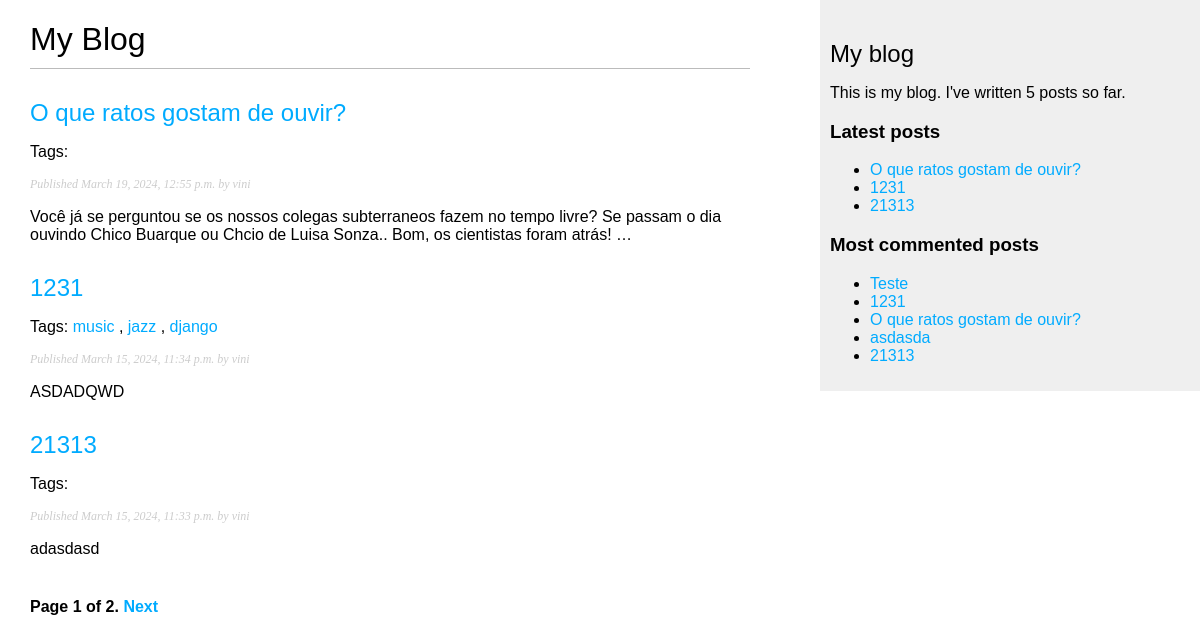
Screenshot of /blog/ with the database file from the repository.
### blog/models.py (models this page shows, shortened)
class Post(models.Model):
	class Status(models.TextChoices):
		DRAFT = 'DF', 'Draft'
		PUBLISHED = 'PB', 'Published'
	title = models.CharField(max_length=250)
	slug = models.SlugField(max_length=250, unique_for_date = 'publish')
	author = models.ForeignKey(
		User,
		on_delete=models.CASCADE,
		related_name='blog_posts'
	)
	body = models.TextField()
	publish = models.DateTimeField(default=timezone.now)
	created = models.DateTimeField(auto_now_add=True)
	updated = models.DateTimeField(auto_now=True)
	status = models.CharField(
		max_length=2,
		choices=Status.choices,
		default=Status.DRAFT
	)
	tags = TaggableManager()
	objects = models.Manager()
	published = PublishedManager()
	class Meta:
		ordering = ['-publish']
		indexes = [
			models.Index(fields=['-publish']),
		]
	def get_absolute_url(self):
		return reverse('blog:post_detail',
			args=[self.publish.year,
			self.publish.month,
			self.publish.day,
			self.slug])

### blog/views.py (the view)
# urls.py: path('', views.post_list, name='post_list'),
def post_list(request, tag_slug=None):
	post_list = Post.published.all()
	tag = None
	if tag_slug:
		tag = get_object_or_404(Tag, slug=tag_slug)
		post_list = post_list.filter(tags__in = [tag])
	paginator = Paginator(post_list, 3)
	page_number = request.GET.get('page', 1)
	try:
		posts = paginator.page(page_number)
	except PageNotAnInteger:
		posts = paginator.page(paginator.num_pages)
	return render(
		request,
		'blog/post/list.html',
		{
			'posts': posts,
			'tag': tag
		}
	)

### blog/models.py (called while the page is built)
	def get_queryset(self):
		return super().get_queryset().filter(status=Post.Status.PUBLISHED)

### blog/templatetags/blog_tags.py (called while the page is built)
@register.simple_tag
def total_posts():
	return Post.published.count()

@register.inclusion_tag('blog/post/latest_posts.html')
def show_latest_posts(count=5):
	latest_posts = Post.published.order_by('-publish')[:count]
	return {'latest_posts': latest_posts}

@register.simple_tag
def get_most_commented_posts(count=5):
	return Post.published.annotate(
		total_comments=Count('comments')
		).order_by('-total_comments')[:count]

### blog/templates/blog/post/list.html (shortened to what this page needs)
{% extends "blog/base.html" %}
{% block content %}
	<h1>My Blog</h1>
	{% for post in posts %}
	<h2>
		<a href="{{post.get_absolute_url}}">
			{{ post.title }}
		</a>
	</h2>
	<p class = "tags"> Tags:
		{% for tag in post.tags.all %}
			<a href="{% url 'blog:post_list_by_tag' tag.slug %}">
				{{ tag.name }}
			</a>
			{% if not forloop.last %}, {% endif %}
		{% endfor %}
	</p>
	<p class="date">
		Published {{ post.publish }} by {{ post.author }}
	</p>
	{{ post.body|truncatewords:30|linebreaks }}
	{% endfor %}
	{% include "pagination.html" with page=posts %}
{% endblock %}

### blog/templates/blog/base.html (shortened to what this page needs)
{% load static %}
{% load blog_tags %}
<!DOCTYPE html>
<html>
	<head>
		<link href="{% static "css/blog.css" %}" rel="stylesheet">
	</head>
	<body>
		<div id="content">
			{% block content %}
			{% endblock %}
		</div>
		<div id="sidebar">
			<h2>My blog</h2>
			<p>This is my blog.
			I've written {% total_posts %} posts so far.
			</p>
			<h3>Latest posts</h3>
			{% show_latest_posts 3 %}
			<h3>Most commented posts</h3>
			{% get_most_commented_posts as most_commented_posts %}
			<ul>
				{% for post in most_commented_posts %}
					<li>
						<a href="{{ post.get_absolute_url }}">{{ post.title }}</a>
					</li>
				{% endfor %}
			</ul>
		</div>
	</body>
</html>

### blog/templates/pagination.html (shortened to what this page needs)
<div class="pagination">
    <span class="step-links">
    <span class="current">
        Page {{ page.number }} of {{ page.paginator.num_pages }}.
        </span>
        {% if page.has_next %}
        <a href="?page={{ page.next_page_number }}">Next</a>
        {% endif %}
        </span>
</div>

### blog/templates/blog/post/latest_posts.html
<ul>
    {% for post in latest_posts %}
    <li>
    <a href="{{ post.get_absolute_url }}">{{ post.title }}</a>
    </li>
    {% endfor %}
</ul>

### blog/static/css/blog.css (style rules this page uses)
body { margin:0; padding:0; font-family:helvetica, sans-serif; }
a { color:#00abff; text-decoration:none; }
h1 { font-weight:normal; border-bottom:1px solid #bbb; padding:0 0 10px 0; }
h2 { font-weight:normal; margin:30px 0 0; }
#content { float:left; width:60%; padding:0 0 0 30px; }
#sidebar { float:right; width:30%; padding:10px; background:#efefef; height:100%; }
p.date { color:#ccc; font-family: georgia, serif; font-size: 12px; font-style: italic; }
.pagination { margin:40px 0; font-weight:bold; }

### rows the page displays
Post: title "O que ratos gostam de ouvir?", publish "March 19, 2024, 12:55 p.m.", author "vini", body "Você já se perguntou se os nossos colegas subterraneos fazem no tempo livre? Se passam o dia ouvindo Chico Buarque ou Chcio de Luisa Sonza.. Bom, os cientistas foram atrás! …"
Post: title "1231", publish "March 15, 2024, 11:34 p.m.", author "vini", body "ASDADQWD"
Tag: name "music"
Tag: name "jazz"
Tag: name "django"
Post: title "21313", publish "March 15, 2024, 11:33 p.m.", author "vini", body "adasdasd"
Post: title "Teste"
Post: title "asdasda"

### other values shown
{{ page.number }} "1"
{{ page.paginator.num_pages }} "2"
